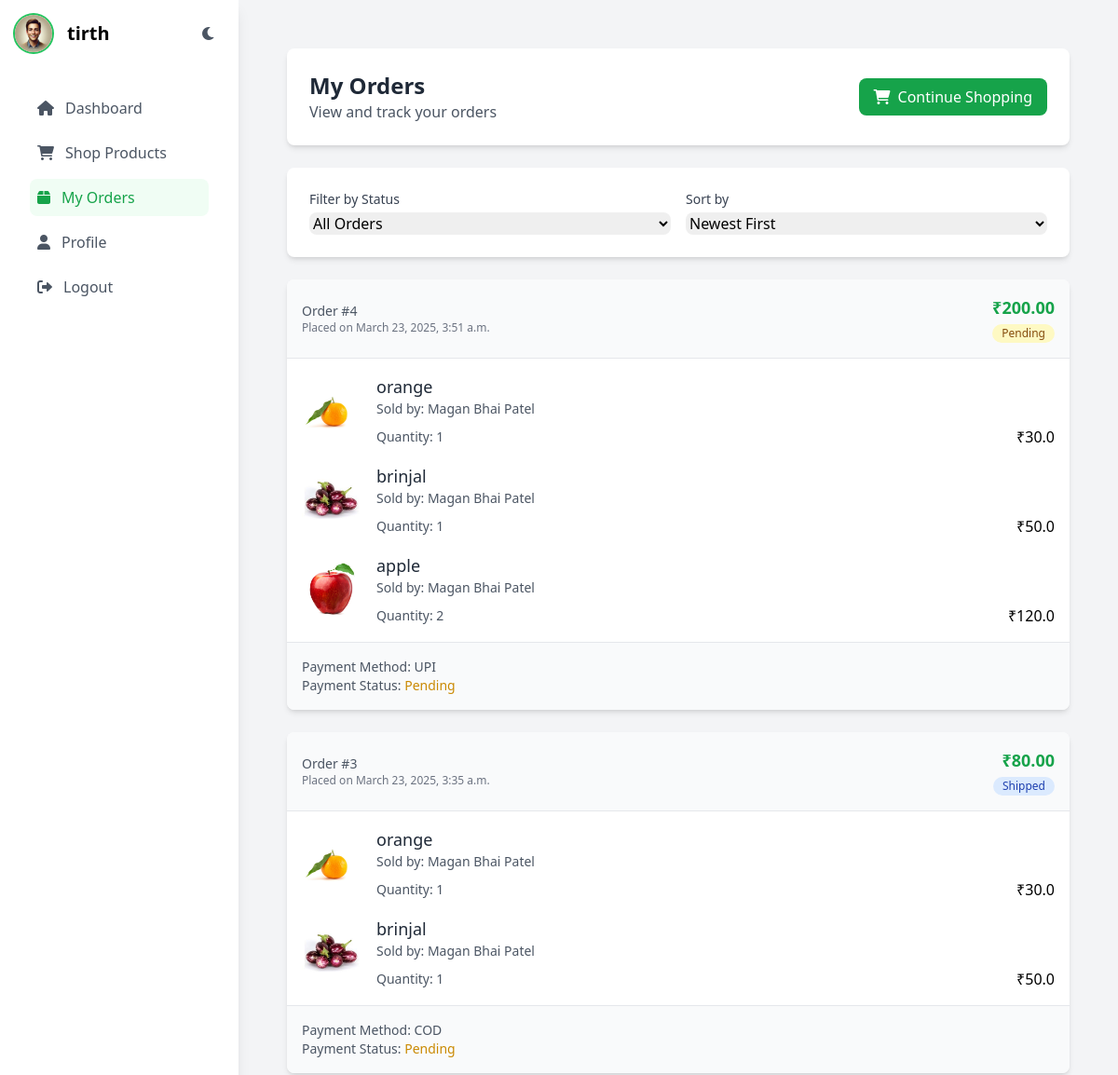
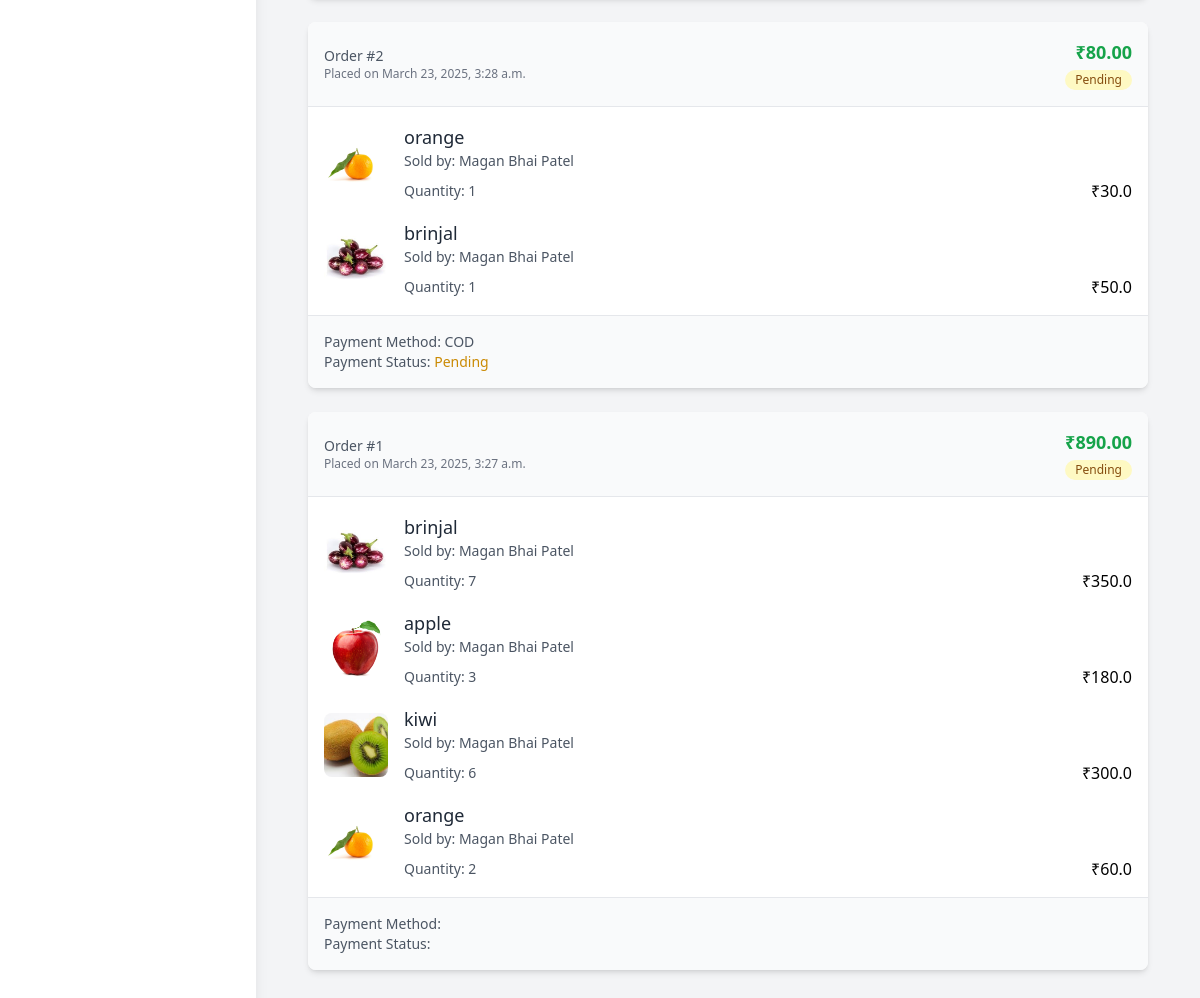
Page /customer/orders/ (signed in) on the committed database (2 pictures, top to bottom).
### api/models.py (models this page shows, shortened)
class User(AbstractBaseUser, PermissionsMixin):
    ROLE_CHOICES = [
        ('Farmer', 'Farmer'),
        ('Customer', 'Customer'),
        ('Admin', 'Admin'),
        ('Verifier', 'Verifier'),
    ]
    user_id = models.AutoField(primary_key=True)
    full_name = models.CharField(max_length=100)
    email = models.EmailField(unique=True)
    phone_number = models.CharField(max_length=15)
    role = models.CharField(max_length=10, choices=ROLE_CHOICES, default='Customer')
    is_active = models.BooleanField(default=True)
    is_staff = models.BooleanField(default=False)
    objects = UserManager()
    USERNAME_FIELD = 'email'
    REQUIRED_FIELDS = ['full_name', 'phone_number']

class CustomerProfile(models.Model):
    user = models.OneToOneField(User, on_delete=models.CASCADE, related_name='customer_profile')
    photo = models.ImageField(upload_to='profile_photos/', null=True, blank=True)
    phone_number = models.CharField(max_length=15, blank=True)
    address = models.TextField(blank=True)
    created_at = models.DateTimeField(auto_now_add=True)
    updated_at = models.DateTimeField(auto_now=True)
    class Meta:
        verbose_name = 'Customer Profile'
        verbose_name_plural = 'Customer Profiles'

class Order(models.Model):
    STATUS_CHOICES = [
        ('Pending', 'Pending'),
        ('Shipped', 'Shipped'),
        ('Delivered', 'Delivered'),
        ('Cancelled', 'Cancelled'),
    ]
    PAYMENT_STATUS_CHOICES = [
        ('Pending', 'Pending'),
        ('Completed', 'Completed'),
        ('Failed', 'Failed'),
    ]
    order_id = models.AutoField(primary_key=True)
    customer = models.ForeignKey(User, on_delete=models.CASCADE)
    total_price = models.DecimalField(max_digits=10, decimal_places=2)
    order_date = models.DateTimeField(auto_now_add=True)
    order_status = models.CharField(max_length=20, choices=STATUS_CHOICES, default='Pending')
    placed_at = models.DateTimeField(auto_now_add=True)
    payment_status = models.CharField(max_length=20, choices=PAYMENT_STATUS_CHOICES, default='Pending')

class OrderItem(models.Model):
    order = models.ForeignKey(Order, on_delete=models.CASCADE)
    product = models.ForeignKey(Product, on_delete=models.CASCADE)
    quantity = models.PositiveIntegerField()
    price = models.DecimalField(max_digits=10, decimal_places=2)

class Product(models.Model):
    product_id = models.AutoField(primary_key=True)
    farmer = models.ForeignKey(FarmerProfile, on_delete=models.CASCADE)
    category = models.ForeignKey(Category, on_delete=models.CASCADE)
    product_name = models.CharField(max_length=100)
    description = models.TextField()
    price = models.DecimalField(max_digits=10, decimal_places=2)
    stock = models.PositiveIntegerField()
    image = models.ImageField(upload_to='products/')
    qr_code = models.ImageField(upload_to='qr_codes/', blank=True, null=True)
    created_at = models.DateTimeField(auto_now_add=True)

class FarmerProfile(models.Model):
    user = models.OneToOneField(User, on_delete=models.CASCADE)
    address = models.TextField()
    city = models.CharField(max_length=100)
    state = models.CharField(max_length=100)
    pincode = models.CharField(max_length=10)

class Payment(models.Model):
    PAYMENT_METHOD_CHOICES = [
        ('UPI', 'UPI'),
        ('Bank Transfer', 'Bank Transfer'),
        ('Wallet', 'Wallet'),
        ('COD', 'COD'),
    ]
    PAYMENT_STATUS_CHOICES = [
        ('Pending', 'Pending'),
        ('Success', 'Success'),
        ('Failed', 'Failed'),
    ]
    order = models.OneToOneField(Order, on_delete=models.CASCADE)
    payment_method = models.CharField(max_length=20, choices=PAYMENT_METHOD_CHOICES)
    transaction_id = models.CharField(max_length=50, blank=True, null=True)
    payment_status = models.CharField(max_length=20, choices=PAYMENT_STATUS_CHOICES, default='Pending')

### api/views.py (the view)
# urls.py: path('customer/orders/', views.customer_orders, name='customer_orders'),
@login_required
def customer_orders(request):
    if request.user.role != 'Customer':
        messages.error(request, 'Only customers can view their orders.')
        return redirect('home')
    status = request.GET.get('status', '')
    sort = request.GET.get('sort', '-placed_at')
    orders = Order.objects.filter(
        customer=request.user
    ).exclude(
        order_status='Cart'
    )
    if status:
        orders = orders.filter(order_status=status)
    orders = orders.order_by(sort).select_related(
        'payment'
    ).prefetch_related(
        'orderitem_set__product__farmer__user'
    )
    context = {
        'orders': orders,
        'current_status': status,
        'current_sort': sort,
    }
    return render(request, 'customer/orders.html', context)

### api/templatetags/custom_filters.py (called while the page is built)
@register.filter(name='multiply')
def multiply(value, arg):
    try:
        return float(value) * float(arg)
    except (ValueError, TypeError):
        return 0

### templates/customer/orders.html (shortened to what this page needs)
{% extends 'customer/customer_base.html' %}
{% load static %}
{% load custom_filters %}
{% block content %}
<div class="flex flex-col p-5">
    <div class="bg-white rounded-lg shadow-md p-6 mb-6">
        <div class="flex items-center justify-between">
            <div>
                <h1 class="text-2xl font-semibold text-gray-800">My Orders</h1>
                <p class="text-gray-600">View and track your orders</p>
            </div>
            <a href="{% url 'shop_products' %}" class="bg-green-600 text-white px-4 py-2 rounded-lg hover:bg-green-700 transition-colors">
                <i class="fas fa-shopping-cart mr-2"></i>Continue Shopping
            </a>
        </div>
    </div>
    <div class="bg-white rounded-lg shadow-md p-6 mb-6">
        <form method="get" class="flex items-center gap-4">
            <div class="flex-1">
                <label for="status" class="block text-sm font-medium text-gray-700 mb-1">Filter by Status</label>
                <select name="status" id="status" class="w-full rounded-lg border-gray-300" onchange="this.form.submit()">
                    <option value="">All Orders</option>
                </select>
            </div>
            <div class="flex-1">
                <label for="sort" class="block text-sm font-medium text-gray-700 mb-1">Sort by</label>
                <select name="sort" id="sort" class="w-full rounded-lg border-gray-300" onchange="this.form.submit()">
                    <option value="-placed_at" {% if current_sort == '-placed_at' %}selected{% endif %}>Newest First</option>
                </select>
            </div>
        </form>
    </div>
    <div class="space-y-6">
        {% for order in orders %}
        <div class="bg-white rounded-lg shadow-md overflow-hidden">
            <div class="p-4 bg-gray-50 border-b">
                <div class="flex items-center justify-between">
                    <div>
                        <p class="text-sm text-gray-600">Order #{{ order.order_id }}</p>
                        <p class="text-xs text-gray-500">Placed on {{ order.placed_at|date:"F j, Y, g:i a" }}</p>
                    </div>
                    <div class="text-right">
                        <p class="text-lg font-bold text-green-600">₹{{ order.total_price }}</p>
                        <span class="inline-flex items-center px-2.5 py-0.5 rounded-full text-xs font-medium
                            {% if order.order_status == 'Pending' %}bg-yellow-100 text-yellow-800
                            {% elif order.order_status == 'Shipped' %}bg-blue-100 text-blue-800
                            {% elif order.order_status == 'Delivered' %}bg-green-100 text-green-800
                            {% else %}bg-red-100 text-red-800{% endif %}">
                            {{ order.order_status }}
                        </span>
                    </div>
                </div>
            </div>
            <div class="p-4">
                <div class="space-y-4">
                    {% for item in order.orderitem_set.all %}
                    <div class="flex items-center gap-4">
                        <img src="{{ item.product.image.url }}" alt="{{ item.product.product_name }}"
                             class="w-16 h-16 object-cover rounded-lg">
                        <div class="flex-grow">
                            <h3 class="text-lg font-medium text-gray-800">{{ item.product.product_name }}</h3>
                            <p class="text-sm text-gray-600">
                                Sold by: {{ item.product.farmer.user.full_name }}
                            </p>
                            <div class="flex justify-between items-center mt-2">
                                <span class="text-sm text-gray-600">Quantity: {{ item.quantity }}</span>
                                <span class="font-medium">₹{{ item.price|multiply:item.quantity }}</span>
                            </div>
                        </div>
                    </div>
                    {% endfor %}
                </div>
            </div>
            <div class="p-4 bg-gray-50 border-t">
                <div class="flex items-center justify-between">
                    <div>
                        <p class="text-sm text-gray-600">
                            Payment Method: {{ order.payment.payment_method }}
                        </p>
                        <p class="text-sm text-gray-600">
                            Payment Status:
                            <span class="{% if order.payment.payment_status == 'Success' %}text-green-600
                                       {% elif order.payment.payment_status == 'Failed' %}text-red-600
                                       {% else %}text-yellow-600{% endif %}">
                                {{ order.payment.payment_status }}
                            </span>
                        </p>
                    </div>
                </div>
            </div>
        </div>
        {% endfor %}
    </div>
</div>
{% endblock %}

### templates/customer/customer_base.html (shortened to what this page needs)
<!DOCTYPE html>
<html lang="en" class="light">
<head>
    <script src="https://cdn.tailwindcss.com"></script>
    <link rel="stylesheet" href="https://cdnjs.cloudflare.com/ajax/libs/font-awesome/6.0.0/css/all.min.css">
</head>
<body class="bg-gray-100 dark:bg-gray-900 transition-colors duration-300">
    <div class="flex min-h-screen">
        <div class="w-64 bg-white dark:bg-gray-800 p-4 shadow-lg transition-colors duration-300">
            <div class="flex items-center justify-between mb-6">
                <div class="flex items-center">
                    {% if user.customer_profile.photo %}
                        <img src="{{ user.customer_profile.photo.url }}" alt="User Avatar" class="w-10 h-10 rounded-full object-cover ring-2 ring-green-500">
                    {% else %}
                        <img src="/media/profile_photos/default.jpg" alt="Default Avatar" class="w-10 h-10 rounded-full object-cover ring-2 ring-green-500">
                    {% endif %}
                    <span class="text-xl font-semibold ml-4 dark:text-white">{{ user.full_name }}</span>
                </div>
                <button id="theme-toggle" class="theme-toggle p-2 rounded-full hover:bg-gray-100 dark:hover:bg-gray-700">
                    <i class="fas fa-moon dark:hidden text-gray-600"></i>
                </button>
            </div>
            <nav class="flex-1 p-4">
                <ul class="space-y-2">
                    <li>
                        <a href="{% url 'customer_dashboard' %}"
                           class="sidebar-link flex items-center p-2 rounded-lg {% if request.resolver_match.url_name == 'customer_dashboard' %}bg-green-50 text-green-600 dark:bg-green-900/20 dark:text-green-400{% else %}text-gray-600 dark:text-gray-300 hover:bg-gray-50 dark:hover:bg-gray-700{% endif %}">
                            <i class="fas fa-home mr-3"></i>
                            <span>Dashboard</span>
                        </a>
                    </li>
                    <li>
                        <a href="{% url 'shop_products' %}"
                           class="sidebar-link flex items-center p-2 rounded-lg {% if request.resolver_match.url_name == 'shop_products' %}bg-green-50 text-green-600 dark:bg-green-900/20 dark:text-green-400{% else %}text-gray-600 dark:text-gray-300 hover:bg-gray-50 dark:hover:bg-gray-700{% endif %}">
                            <i class="fas fa-shopping-cart mr-3"></i>
                            <span>Shop Products</span>
                        </a>
                    </li>
                    <li>
                        <a href="{% url 'customer_orders' %}"
                           class="sidebar-link flex items-center p-2 rounded-lg {% if request.resolver_match.url_name == 'customer_orders' %}bg-green-50 text-green-600 dark:bg-green-900/20 dark:text-green-400{% else %}text-gray-600 dark:text-gray-300 hover:bg-gray-50 dark:hover:bg-gray-700{% endif %}">
                            <i class="fas fa-box mr-3"></i>
                            <span>My Orders</span>
                        </a>
                    </li>
                    <li>
                        <a href="{% url 'customer_profile' %}"
                           class="sidebar-link flex items-center p-2 rounded-lg {% if request.resolver_match.url_name == 'customer_profile' %}bg-green-50 text-green-600 dark:bg-green-900/20 dark:text-green-400{% else %}text-gray-600 dark:text-gray-300 hover:bg-gray-50 dark:hover:bg-gray-700{% endif %}">
                            <i class="fas fa-user mr-3"></i>
                            <span>Profile</span>
                        </a>
                    </li>
                    <li>
                        <a href="{% url 'logout' %}"
                           class="sidebar-link flex items-center p-2 text-gray-600 dark:text-gray-300 hover:bg-gray-50 dark:hover:bg-gray-700 rounded-lg">
                            <i class="fas fa-sign-out-alt mr-3"></i>
                            <span>Logout</span>
                        </a>
                    </li>
                </ul>
            </nav>
        </div>
        <div class="flex-1">
            <div class="p-8">
                {% block content %}
                {% endblock %}
            </div>
        </div>
    </div>
</body>
</html>

### templates/customer/customer_base.html (style rules this page uses)
.sidebar-link { transition: all 0.3s ease; position: relative; overflow: hidden; }
.sidebar-link::before { content: ''; position: absolute; left: 0; top: 0; height: 100%; width: 0; background-color: rgba(34, 197, 94, 0.1); transition: width 0.3s ease; }
.theme-toggle { transition: transform 0.3s ease; }

### rows in the picture
User: customer_profile.photo (picture), full_name "tirth"
Order: order_id "4", placed_at "March 23, 2025, 3:51 a.m.", total_price "200.00", order_status "Pending", payment.payment_method "UPI", payment.payment_status "Pending"
OrderItem: product.image (picture), product.product_name "orange", product.farmer.user.full_name "Magan Bhai Patel", quantity "1", price|multiply "30.0"
OrderItem: product.image (picture), product.product_name "brinjal", product.farmer.user.full_name "Magan Bhai Patel", quantity "1", price|multiply "50.0"
OrderItem: product.image (picture), product.product_name "apple", product.farmer.user.full_name "Magan Bhai Patel", quantity "2", price|multiply "120.0"
Order: order_id "3", placed_at "March 23, 2025, 3:35 a.m.", total_price "80.00", order_status "Shipped", payment.payment_method "COD", payment.payment_status "Pending"
OrderItem: product.image (picture), product.product_name "orange", product.farmer.user.full_name "Magan Bhai Patel", quantity "1", price|multiply "30.0"
OrderItem: product.image (picture), product.product_name "brinjal", product.farmer.user.full_name "Magan Bhai Patel", quantity "1", price|multiply "50.0"
Order: order_id "2", placed_at "March 23, 2025, 3:28 a.m.", total_price "80.00", order_status "Pending", payment.payment_method "COD", payment.payment_status "Pending"
OrderItem: product.image (picture), product.product_name "orange", product.farmer.user.full_name "Magan Bhai Patel", quantity "1", price|multiply "30.0"
OrderItem: product.image (picture), product.product_name "brinjal", product.farmer.user.full_name "Magan Bhai Patel", quantity "1", price|multiply "50.0"
Order: order_id "1", placed_at "March 23, 2025, 3:27 a.m.", total_price "890.00", order_status "Pending"
OrderItem: product.image (picture), product.product_name "brinjal", product.farmer.user.full_name "Magan Bhai Patel", quantity "7", price|multiply "350.0"
OrderItem: product.image (picture), product.product_name "apple", product.farmer.user.full_name "Magan Bhai Patel", quantity "3", price|multiply "180.0"
OrderItem: product.image (picture), product.product_name "kiwi", product.farmer.user.full_name "Magan Bhai Patel", quantity "6", price|multiply "300.0"
OrderItem: product.image (picture), product.product_name "orange", product.farmer.user.full_name "Magan Bhai Patel", quantity "2", price|multiply "60.0"
